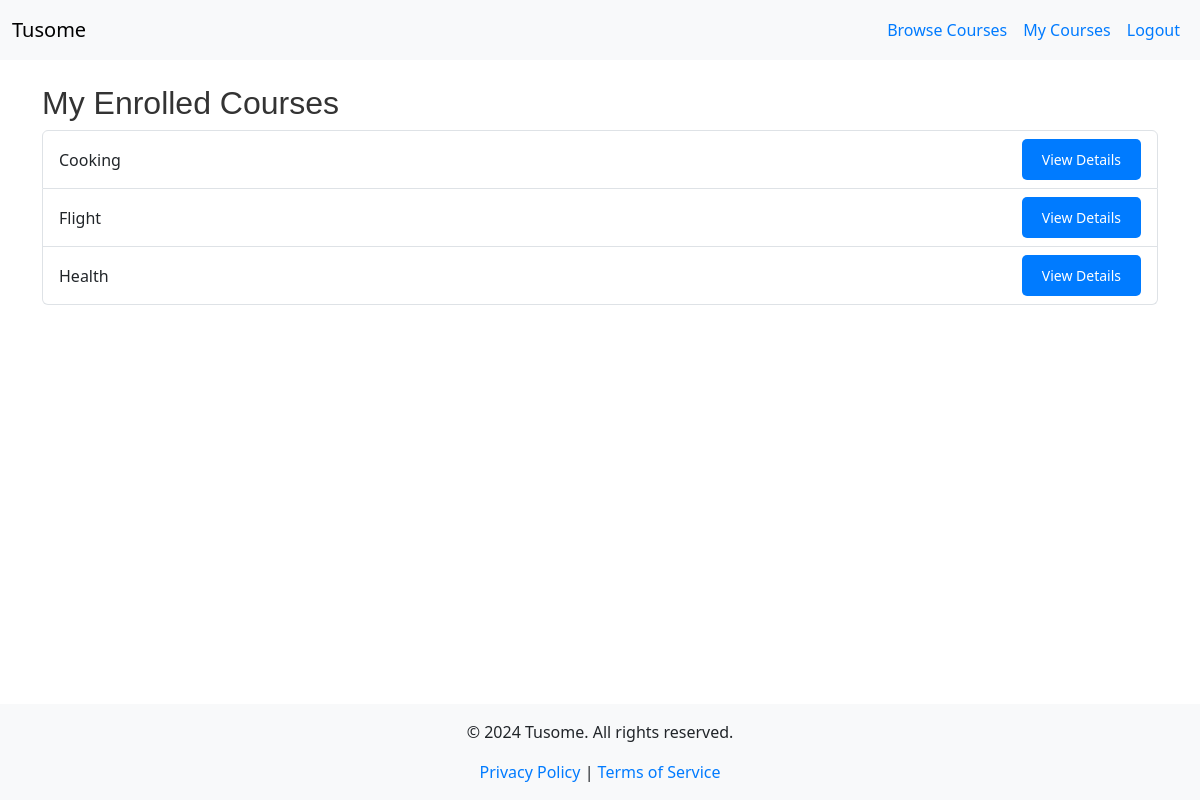
The app's page /my_courses (signed in) with its own data.
### models.py (models this page shows)
class Course(db.Model):
    id = db.Column(db.Integer, primary_key=True)
    title = db.Column(db.String(200), nullable=False)
    description = db.Column(db.Text, nullable=False)
    is_featured = db.Column(db.Boolean, default=False)
    instructor_id = db.Column(db.Integer, db.ForeignKey('instructor.id'), nullable=False)
    instructor = db.relationship('Instructor', back_populates='courses')
    lessons = db.relationship('Lesson', back_populates='course', lazy=True)
    quizzes = db.relationship('Quiz', back_populates='course', lazy=True)
    materials = db.relationship('CourseMaterial', back_populates='course', lazy=True)
    enrollments = db.relationship('Enrollment', back_populates='course', lazy=True)
    submissions = db.relationship('Submission', back_populates='course', lazy=True)

### app.py (the view)
@app.route('/my_courses')
@role_required(RoleEnum.STUDENT)
def my_courses():
    enrollments = current_user.student.enrollments
    courses = [enrollment.course for enrollment in enrollments]
    return render_template('my_courses.html', courses=courses)

### app.py (called while the page is built)
@app.context_processor
def inject_current_year():
    return {'current_year': datetime.utcnow().year}

@login_manager.user_loader
def load_user(user_id):
    return User.query.get(int(user_id))

@app.context_processor
def inject_roleenum():
    return dict(RoleEnum=RoleEnum)

def role_required(role):
    def decorator(f):
        @wraps(f)
        @login_required  # Ensure the user is logged in
        def decorated_function(*args, **kwargs):
            if current_user.role != role:
                flash('Access denied.', 'danger')
                return redirect(url_for('index'))
            return f(*args, **kwargs)
        return decorated_function
    return decorator

### templates/my_courses.html
{% extends "base.html" %}
{% block content %}
  <h2>My Enrolled Courses</h2>
  {% if courses %}
    <ul class="list-group">
      {% for course in courses %}
        <li class="list-group-item d-flex justify-content-between align-items-center">
          <span>{{ course.title }}</span>
          <a href="{{ url_for('course_details', course_id=course.id) }}" class="btn btn-primary btn-sm">View Details</a>
        </li>
      {% endfor %}
    </ul>
  {% else %}
    <p>You are not enrolled in any courses yet.</p>
  {% endif %}
{% endblock %}

### static/css/style.css (style rules this page uses)
.btn { padding: 10px 20px; border: none; border-radius: 5px; color: white; background-color: #007BFF; text-decoration: none; display: inline-block; transition: background-color 0.3s; }
h1, h2, h3 { color: #333; font-family: 'Arial', sans-serif; }
a { color: #007BFF; text-decoration: none; }
.btn-primary { background-color: #007BFF; border-color: #007BFF; }
html, body { height: 100%; margin: 0; }
body { display: flex; flex-direction: column; }

### templates/base.html (style rules this page uses)
html, body { height: 100%; margin: 0; }
body { display: flex; flex-direction: column; }

### records on screen
Course: title "Cooking"
Course: title "Flight"
Course: title "Health"
